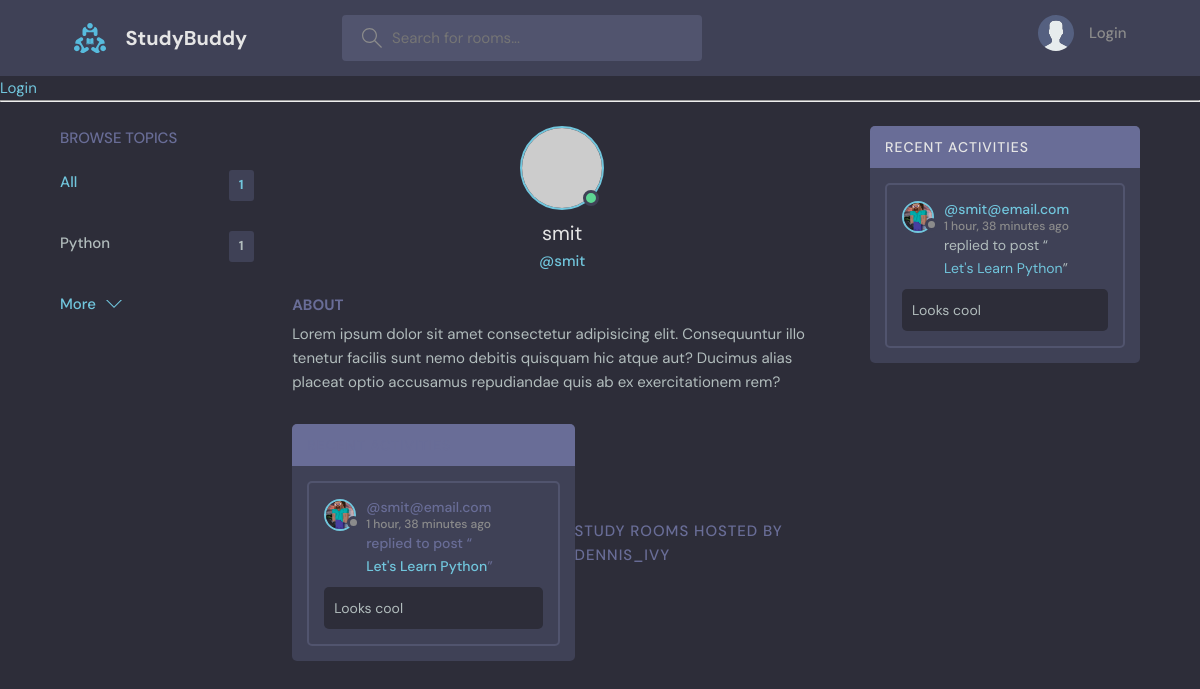
The app's page /profile/1 with its own data.
### base/models.py (models this page shows, shortened)
class Topic(models.Model):
    name = models.CharField(max_length=200)

class User(AbstractUser):
    name = models.CharField(max_length=200, null=True)
    email = models.EmailField(unique=True, null=True)
    bio = models.TextField(null=True)
    avatar = models.ImageField(null=True, default="avatar.svg")
    USERNAME_FIELD = 'email'
    REQUIRED_FIELDS = []

class Message(models.Model):
    user = models.ForeignKey(User, on_delete=models.CASCADE)
    room = models.ForeignKey(Room, on_delete=models.CASCADE)
    body = models.TextField()
    updated = models.DateTimeField(auto_now=True)
    created = models.DateTimeField(auto_now_add=True)
    class Meta:
        ordering = ['-updated', '-created']

class Room(models.Model):
    host = models.ForeignKey(User, on_delete=models.SET_NULL, null=True)
    topic = models.ForeignKey(Topic, on_delete=models.SET_NULL, null=True)
    name = models.CharField(max_length=200)
    description = models.TextField(null=True, blank=True)
    participants = models.ManyToManyField(User, related_name='participants', blank=True)
    updated = models.DateTimeField(auto_now=True)
    created = models.DateTimeField(auto_now_add=True)
    class Meta:
        ordering = ['-updated', '-created']
    def __str__(self):
        return self.name

### base/views.py (the view)
# urls.py: path('profile/<str:pk>', views.userProfile, name="user-profile"),
def userProfile(request, pk):
    user = User.objects.get(id=pk)
    rooms = user.room_set.all()
    room_messages = user.message_set.all()
    topics = Topic.objects.all()
    context = {'user': user, 'rooms': rooms, 'room_messages': room_messages, "topics": topics}
    return render(request, 'base/profile.html', context)

### base/templates/base/profile.html (shortened to what this page needs)
{% extends 'main.html' %} {% block content %}
  <main class="profile-page layout layout--3">
    <div class="container">
      {% include 'base/topics_component.html' %}
      <div class="roomList">
        <div class="profile">
          <div class="profile__avatar">
            <div class="avatar avatar--large active">
              <img src="https://randomuser.me/api/portraits/men/11.jpg" />
            </div>
          </div>
          <div class="profile__info">
            <h3>{{user.username}}</h3>
            <p>@{{user.username}}</p>
          </div>
          <div class="profile__about">
            <h3>About</h3>
            <p>
              Lorem ipsum dolor sit amet consectetur adipisicing elit. Consequuntur illo tenetur
              facilis sunt nemo debitis quisquam hic atque aut? Ducimus alias placeat optio
              accusamus repudiandae quis ab ex exercitationem rem?
            </p>
          </div>
        </div>
        <div class="roomList__header">
          {% include 'base/activity_component.html' %}
          <div>
            <h2>Study Rooms Hosted by dennis_ivy</a>
            </h2>
          </div>
        </div>
      </div>
      {% include 'base/activity_component.html' %}
    </div>
  </main>
{% endblock content %}

### base/templates/base/topics_component.html
<div class="topics">
  <div class="topics__header">
    <h2>Browse Topics</h2>
  </div>
  <ul class="topics__list">
    <li>
      <a href="{% url 'home' %}" class="active"
        >All <span>{{topics.count}}</span></a
      >
    </li>
    {% for topic in topics %}
    <li>
      <a href="{% url 'home' %}?q={{topic.name}}">
        {{topic.name}} <span>{{topic.room_set.all.count}}</span></a
      >
    </li>
    {% endfor %}
  </ul>
  <a class="btn btn--link" href="{% url 'topics' %}">
    More
    <svg
      version="1.1"
      xmlns="http://www.w3.org/2000/svg"
      width="32"
      height="32"
      viewBox="0 0 32 32"
    >
      <title>chevron-down</title>
      <path d="M16 21l-13-13h-3l16 16 16-16h-3l-13 13z"></path>
    </svg>
  </a>
</div>

### base/templates/base/activity_component.html (shortened to what this page needs)
<div class="activities">
  <div class="activities__header">
    <h2>Recent Activities</h2>
  </div>
  {% for message in room_messages %}
  <div class="activities__box">
    <div class="activities__boxHeader roomListRoom__header">
      <a
        href="{% url 'user-profile' message.user.id %}"
        class="roomListRoom__author"
      >
        <div class="avatar avatar--small">
          <img src="{{message.user.avatar.url}}" />
        </div>
        <p>
          @{{message.user}}
          <span>{{message.created|timesince}} ago</span>
        </p>
      </a>
    </div>
    <div class="activities__boxContent">
      <p>
        replied to post “<a href="{% url 'room' message.room.id %}"
          >{{message.room}}</a
        >”
      </p>
      <div class="activities__boxRoomContent">{{message.body}}</div>
    </div>
  </div>
  {% endfor %}
</div>

### records on screen
Topic: name "Python", room_set.all.count "1"
User: username "smit"
Message: user.avatar (picture), user "smit@email.com", created "1 hour, 38 minutes", room "Let's Learn Python", body "Looks cool"

### other values on screen
{{ topics.count }} "1"
